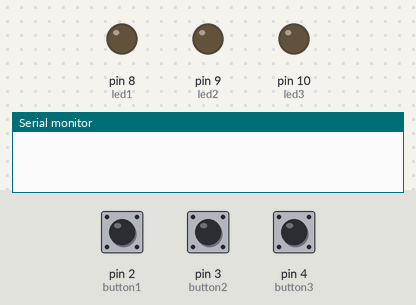
The sketch below on a simulated Arduino Uno, built with avr-gcc and run on an emulated ATmega328P. Parts: output pins drawn as LEDs (lit = HIGH), the last lines printed to the serial monitor. The inputs (shaded band) are chosen by the test bench; at power-on: pin 3 (button2) HIGH, pin 2 (button1) LOW, pin 4 (button3) HIGH.

Above: at 1.2 s.
1.3 s: pin 3 (button2) pulled LOW for 0.15 s
At 1.52 s:
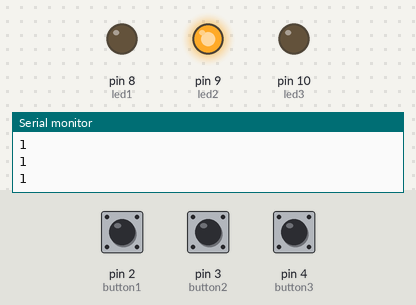
4.4 s: pin 2 (button1) pulled HIGH for 0.15 s
At 4.9 s:
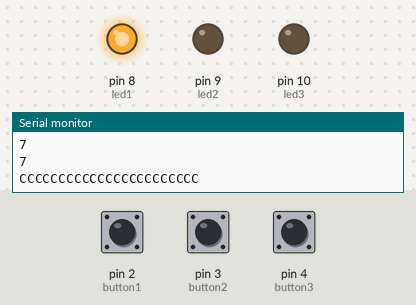
7.5 s: pin 4 (button3) pulled LOW for 0.15 s
At 8.5 s:
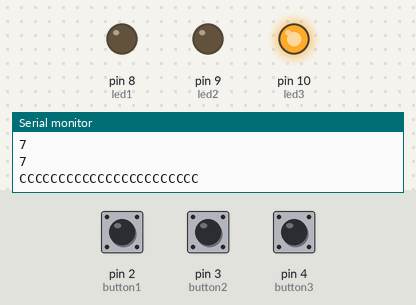
10.6 s: pin 2 (button1) pulled HIGH for 1 s
At 12.0 s:
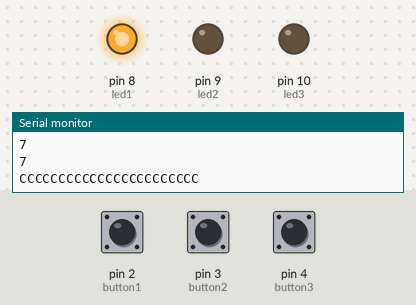
14.6 s: pin 2 (button1) pulled HIGH for 3.2 s
At 15.0 s:
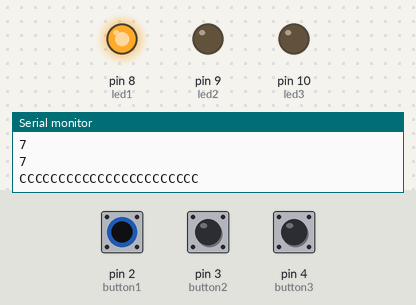
19.3 s: pin 2 (button1) driven HIGH and pin 3 (button2) driven LOW and pin 4 (button3) driven LOW
At 19.8 s:
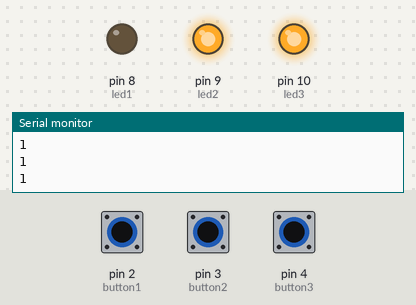
Timing chart, 0 to 21.8 s (numbered marks = the images above; inputs shaded):
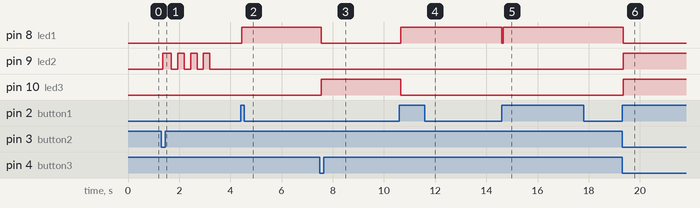

The sketch:

PullKraDueng.ino
```cpp
int button1 = 2, button2 = 3 , button3 = 4 ;
int led1 = 8 , c1 = 0 ;
int led2 = 9 , c2 = 0 ;
int led3 = 10 , c3 = 0 ;


int buttonState ;
int lastbuttonState = LOW ;
long lastTime = 0;
long DBdelay = 50 ; //ms


/////////////////////////////////////////// แดงดับใน 3 วิ
long lastT1 = 0;
void turn_off_left() {

  int readP1 = digitalRead(button1) ;


  if (readP1 == 1) {
    lastT1 = millis();
  }

  if (millis() - lastT1 > 3000 ) {
    // Serial.println("pass222222222");
    digitalWrite(led1, 0);
    c1 = 0;
  }
}


/////////////////////////////////////////// เขียวดับใน 3 วิ
long lastT3 = 0;
void turn_off_right() {

  int readP3 = digitalRead(button3) ;


  if (readP3 == 0) {
    lastT3 = millis();
  }

  if (millis() - lastT3 > (long)3000 ) {

    digitalWrite(led3, 0);
    c3 = 0;
    lastT3 = 0;
  }
}
///////////////////////////////////////////////////// 2 กระพริบๆๆๆๆๆๆๆๆๆๆๆๆๆๆๆๆๆๆๆๆๆๆๆๆๆๆๆๆๆๆๆๆๆๆ
int sw2 = 0;
long lastT2 = 0;
long countT2 = 0;
void bibi() {

  int readP2 = digitalRead(button2);

  if (readP2 == 0) {
    lastT2 = millis();
  }

  if (millis() - lastT2 < (long)250) {
    digitalWrite(led2, 1);
    Serial.println("1");
  }

  else if (millis() - lastT2 < (long)500) {
    digitalWrite(led2, 0);
    Serial.println("2");
  }

  else if (millis() - lastT2 < (long)750) {
    digitalWrite(led2, 1);
    Serial.println("3");
  }

  else if (millis() - lastT2 < (long)1000) {
    digitalWrite(led2, 0);
    Serial.println("4");
  }

  else if (millis() - lastT2 < (long)1250) {
    digitalWrite(led2, 1);
    Serial.println("5");
  }

  else if (millis() - lastT2 < (long)1500) {
    digitalWrite(led2, 0);
    Serial.println("6");
  }

  else if (millis() - lastT2 < (long)1750) {
    digitalWrite(led2, 1);
    Serial.println("7");
  }

  else {
    digitalWrite(led2, 0);
    Serial.println("CCCCCCCCCCCCCCCCCCCCCCC");
    sw2 = 0;
  }
}

//////////////////////////////////////////////////////////


void setup() {

  pinMode(button1, INPUT);
  pinMode(button2, INPUT);
  pinMode(button3, INPUT_PULLUP);
  pinMode(led1, OUTPUT);
  pinMode(led2, OUTPUT);
  pinMode(led3, OUTPUT);
  Serial.begin(9600);
}

void loop() {
  int readPin = -1 ;
///////////////// เช็คว่ากดปุ่มไหน
  if (digitalRead(button1) == 1)
    readPin = digitalRead(button1);

  if (digitalRead(button2) == 0)
    readPin = 1 ;

  if (digitalRead(button3) == 0)
    readPin = 1 ;

/////////////////////////

  if (readPin != lastbuttonState) {
    lastTime = millis();
  }

  if ((millis() - lastTime) > DBdelay) {

    if (readPin != buttonState) {
      buttonState = readPin;

      ///////////////////////////////////////////// 1 กดติต กดดับ
      if (digitalRead(button1) == 1) {
        if (buttonState == 1) {
          if (c1 == 0) {
            digitalWrite(led1, 1);
            c1 = 1;
          }
          else {
            digitalWrite(led1, 0);
            c1 = 0;
          }
        }
      }

      ////////////////////////////////////////////// 2
      if (c1 == 0 && c3 == 0) {
        if (digitalRead(button2) == 0) {

          sw2 = 1;


        }
      }
      ////////////////////////////////////////////// 3 กดติด กดดับ
      if (c1 == 0) {
        if (digitalRead(button3) == 0) {

          if (buttonState == 1) {
            if (c3 == 0) {
              digitalWrite(led3, 1);
              c3 = 1;
            }
            else {
              digitalWrite(led3, 0);
              c3 = 0;
            }
          }
        }
      }
      //////////////////////////////////////////////


  }
}

  ////// 2 กระพริบ
  if (sw2 == 1) {
    bibi();
  }

  ////// 3 วิ ดับ เอง
  turn_off_left();
  turn_off_right();


  lastbuttonState = readPin ;
}
```

Measured:
- after the input at 1.3 s, pin 9 (led2): LOW → HIGH after 0.05 s, then repeats every 0.50 s: LOW 0.25 s, HIGH 0.25 s, until it stays LOW from 3.2 s
- after the input at 4.4 s, pin 8 (led1): LOW → HIGH after 0.05 s
- after the input at 7.5 s, pin 10 (led3): LOW → HIGH after 0.05 s
- after the input at 10.6 s, pin 8 (led1): LOW → HIGH after 0.05 s, → LOW 3.9 s later
- after the input at 14.6 s, pin 8 (led1): LOW → HIGH after 0.05 s
- after the input at 19.3 s, pin 8 (led1): HIGH → LOW after 0.05 s instead of 1.5 s; pin 9 (led2), pin 10 (led3): LOW → HIGH after 0.05 s
